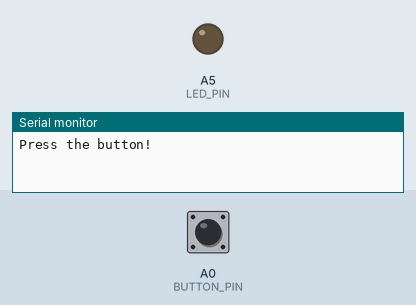
Simulated run of this sketch. Board: Arduino Uno, built with avr-gcc and run on an emulated ATmega328P. On the bench: output pins drawn as LEDs (lit = HIGH), the last lines printed to the serial monitor. The test bench sets the inputs (shaded band); at power-on: A0 (BUTTON_PIN) HIGH.

Above: at 2.8 s.
2.9 s: A0 (BUTTON_PIN) pulsed LOW 5 times (0.12 s each, 0.3 s apart)
At 4.6 s:
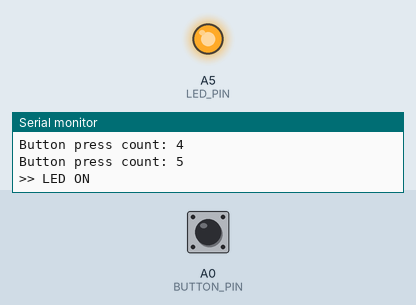
5.9 s: A0 (BUTTON_PIN) pulsed LOW 5 times (0.12 s each, 0.3 s apart)
At 8.1 s:
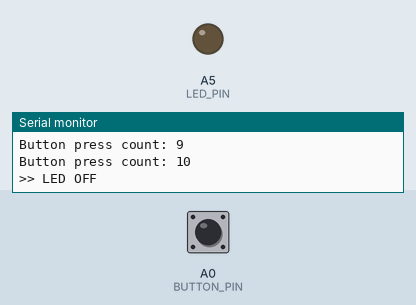
Timing chart, 0 to 9.6 s (numbered marks = the images above; inputs shaded):
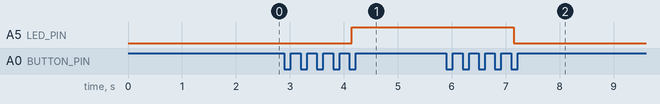

Measured:
- after the input at 2.9 s, A5 (LED_PIN): LOW → HIGH after 1.3 s
- after the input at 5.9 s, A5 (LED_PIN): HIGH → LOW after 1.3 s

The sketch:

button_count.ino
```cpp
const int BUTTON_PIN = A0;   // Button (A0 <-> GND)
const int LED_PIN    = A5;   // LED (A5 -> 220 ohm resistor -> LED -> GND)

const unsigned long DEBOUNCE_MS = 50;  // Debounce time (ms)

int lastReading = HIGH;      // Previous value (read in the last loop)
int stableState = HIGH;      // Confirmed button state
unsigned long lastChangeTime = 0;  // Time of the last value change

int pressCount = 0;          // Number of presses
bool ledState = false;       // LED state

void setup() {
  pinMode(BUTTON_PIN, INPUT_PULLUP);
  pinMode(LED_PIN, OUTPUT);
  digitalWrite(LED_PIN, LOW);
  Serial.begin(9600);
  Serial.println("Press the button!");
}

void loop() {
  int reading = digitalRead(BUTTON_PIN);   // Current value

  // 1) If current value differs from previous value -> record the change time
  if (reading != lastReading) {
    lastChangeTime = millis();
  }

  // 2) If the value stays the same for DEBOUNCE_MS -> accept it as a real input
  if (millis() - lastChangeTime > DEBOUNCE_MS) {
    if (reading != stableState) {
      stableState = reading;

      // 3) Count only at the moment of pressing (HIGH -> LOW)
      if (stableState == LOW) {
        pressCount++;
        Serial.print("Button press count: ");
        Serial.println(pressCount);

        // 4) Toggle the LED every 5 presses
        if (pressCount % 5 == 0) {
          ledState = !ledState;
          digitalWrite(LED_PIN, ledState);
          Serial.print(">> LED ");
          Serial.println(ledState ? "ON" : "OFF");
        }
      }
    }
  }

  // 5) Save the current value as the previous value (for the next loop)
  lastReading = reading;
}
```
